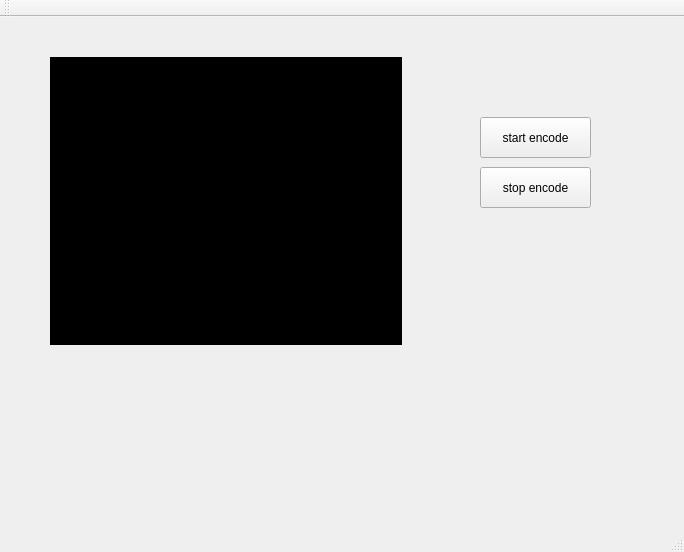
<?xml version="1.0" encoding="UTF-8"?>
<ui version="4.0">
 <class>MainWindow</class>
 <widget class="QMainWindow" name="MainWindow">
  <property name="geometry">
   <rect>
    <x>0</x>
    <y>0</y>
    <width>684</width>
    <height>552</height>
   </rect>
  </property>
  <property name="windowTitle">
   <string>MainWindow</string>
  </property>
  <widget class="QWidget" name="centralWidget">
   <widget class="QFrame" name="frame">
    <property name="geometry">
     <rect>
      <x>50</x>
      <y>40</y>
      <width>352</width>
      <height>288</height>
     </rect>
    </property>
    <property name="styleSheet">
     <string notr="true">background-color: rgb(0, 0, 0);</string>
    </property>
    <property name="frameShape">
     <enum>QFrame::StyledPanel</enum>
    </property>
    <property name="frameShadow">
     <enum>QFrame::Raised</enum>
    </property>
   </widget>
   <widget class="QPushButton" name="start_encdeo_pbt">
    <property name="geometry">
     <rect>
      <x>480</x>
      <y>100</y>
      <width>111</width>
      <height>41</height>
     </rect>
    </property>
    <property name="text">
     <string>start encode</string>
    </property>
   </widget>
   <widget class="QPushButton" name="stop_encode_pbt">
    <property name="geometry">
     <rect>
      <x>480</x>
      <y>150</y>
      <width>111</width>
      <height>41</height>
     </rect>
    </property>
    <property name="text">
     <string>stop encode</string>
    </property>
   </widget>
  </widget>
  <widget class="QMenuBar" name="menuBar">
   <property name="geometry">
    <rect>
     <x>0</x>
     <y>0</y>
     <width>684</width>
     <height>22</height>
    </rect>
   </property>
  </widget>
  <widget class="QToolBar" name="mainToolBar">
   <attribute name="toolBarArea">
    <enum>TopToolBarArea</enum>
   </attribute>
   <attribute name="toolBarBreak">
    <bool>false</bool>
   </attribute>
  </widget>
  <widget class="QStatusBar" name="statusBar"/>
 </widget>
 <layoutdefault spacing="6" margin="11"/>
 <resources/>
 <connections/>
</ui>
